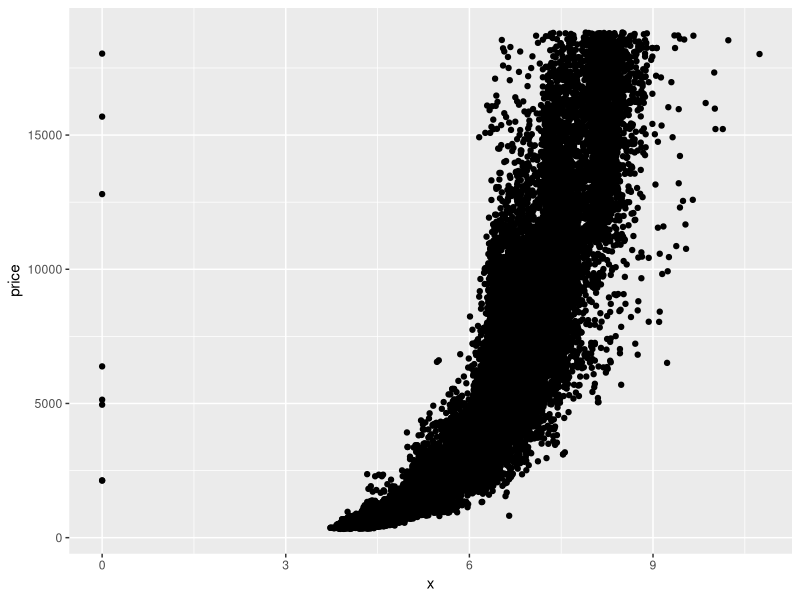
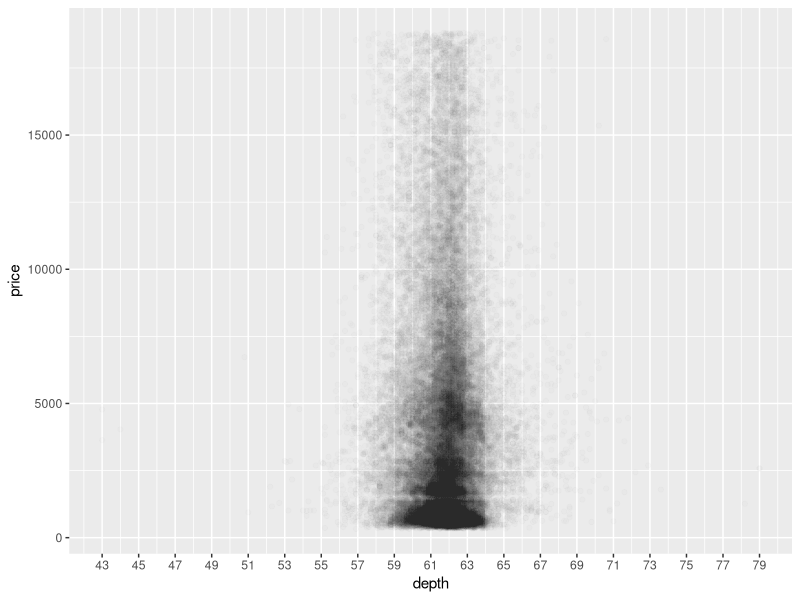
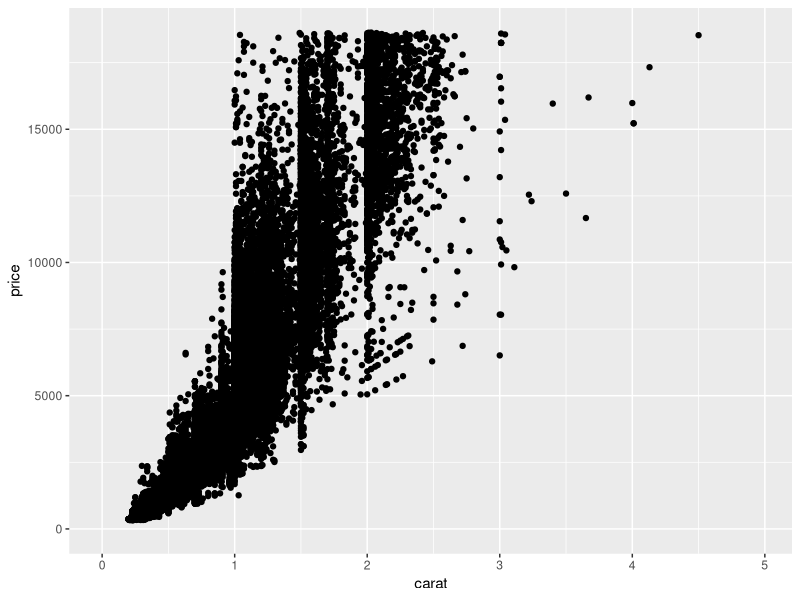
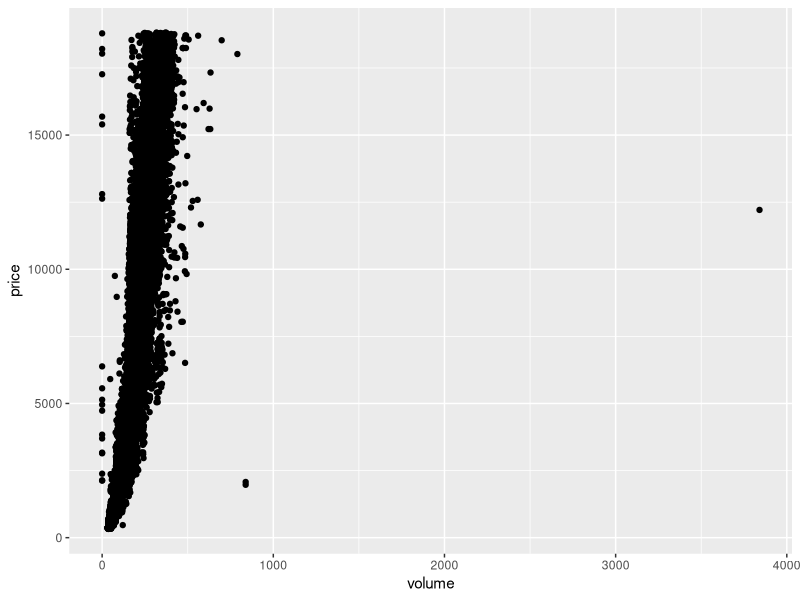
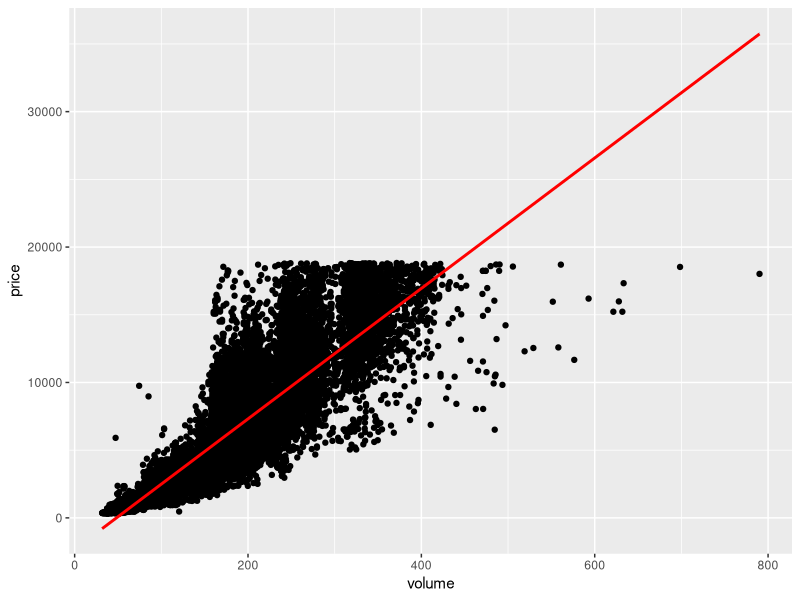
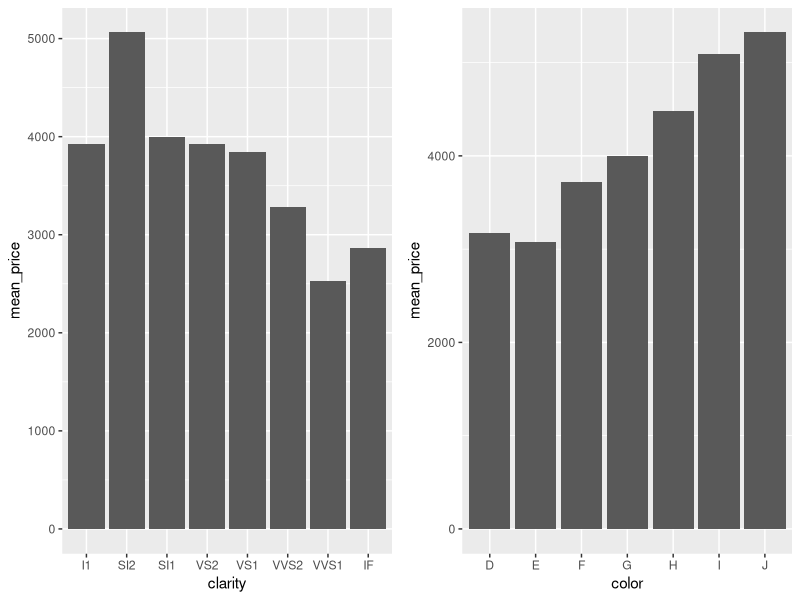

Recreate these plots in R, in order.
suppressMessages(library(ggplot2))
suppressMessages(library(dplyr))
data(diamonds)
str(diamonds)

ggplot(aes(x = x, y = price), data = diamonds) +
  geom_point()

with(diamonds, cor.test(price, x))
with(diamonds, cor.test(price, y))
with(diamonds, cor.test(price, z))

ggplot(aes(x = depth, y = price), data = diamonds) +
  geom_point(alpha = 0.01) +
  scale_x_continuous(breaks = seq(min(diamonds$depth), max(diamonds$depth), 2))

with(diamonds, cor.test(price, depth))

ggplot(aes(x = carat, y = price), data = diamonds) +
  geom_point() +
  scale_x_continuous(limits = c(0, 0.99 * max(diamonds$carat))) +
  scale_y_continuous(limits = c(0, 0.99 * max(diamonds$price))) 

diamonds$volume = with(diamonds, x * y * z)
ggplot(aes(x = volume, y = price), data = diamonds) +
  geom_point() 

library(plyr)
count(diamonds$volume == 0)
detach("package:plyr", unload=TRUE)

d1 = subset(diamonds, volume > 0 & volume < 800)
with(d1, cor.test(price, volume))

ggplot(aes(x = volume, y = price), data = d1) +
  geom_point() +
  geom_smooth(method = 'lm', color = 'red')

# Use the function dplyr package
# to create a new data frame containing
# info on diamonds by clarity.

# Name the data frame diamondsByClarity

# The data frame should contain the following
# variables in this order.

#       (1) mean_price
#       (2) median_price
#       (3) min_price
#       (4) max_price
#       (5) n

# where n is the number of diamonds in each
# level of clarity.

diamondsByClarity <- diamonds %>% group_by(clarity) %>%
  summarize(mean_price = mean(price),
            median_price = median(as.numeric(price)),
            min_price = min(price),
            max_price = max(price),
            n = n()) %>%
  arrange(clarity)

# We’ve created summary data frames with the mean price
# by clarity and color. You can run the code in R to
# verify what data is in the variables diamonds_mp_by_clarity
# and diamonds_mp_by_color.

# Your task is to write additional code to create two bar plots
# on one output image using the grid.arrange() function from the package
# gridExtra.

diamonds_by_clarity <- group_by(diamonds, clarity)
diamonds_mp_by_clarity <- summarise(diamonds_by_clarity, mean_price = mean(price))

diamonds_by_color <- group_by(diamonds, color)
diamonds_mp_by_color <- summarise(diamonds_by_color, mean_price = mean(price))


library(gridExtra)
p1 <- ggplot(aes(x = clarity, y = mean_price), data = diamonds_mp_by_clarity) +
  geom_bar(stat = "identity")
p2 <- ggplot(aes(x = color, y = mean_price), data = diamonds_mp_by_color) +
  geom_bar(stat = "identity")
grid.arrange(p1, p2, ncol = 2)